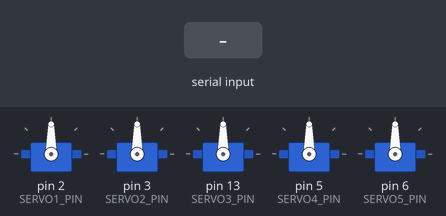
The sketch below on a simulated Arduino Uno, built with avr-gcc and run on an emulated ATmega328P. On the bench: 5 × servo. Inputs (shaded band) come from the test bench.

Above: at 1.2 s.
1.3 s: "1\n" received over Serial
At 2.2 s:
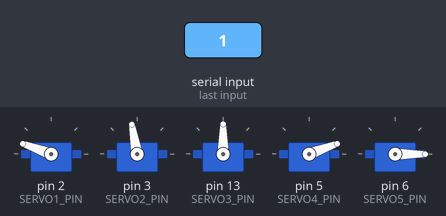
2.8 s: "2\n" received over Serial
At 3.4 s:
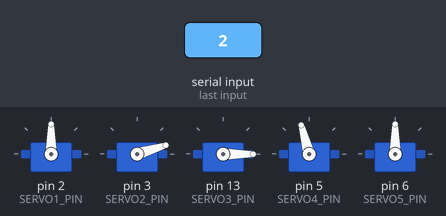
Timing chart, 0 to 5.8 s (numbered marks = the images above; inputs shaded):
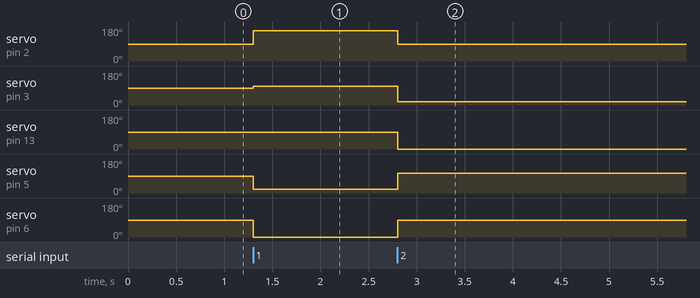

Measured:
- after the input at 1.3 s, servo on pin 2 (SERVO1_PIN): 90° → 160° at once; servo on pin 3 (SERVO2_PIN): 90° → 100° at once; servo on pin 5 (SERVO4_PIN): 90° → 20° at once; servo on pin 6 (SERVO5_PIN): 90° → 0° at once
- after the input at 2.8 s, servo on pin 2 (SERVO1_PIN): 160° → 90° at once; servo on pin 3 (SERVO2_PIN): 100° → 17° at once; servo on pin 13 (SERVO3_PIN): 90° → 0° at once; servo on pin 5 (SERVO4_PIN): 20° → 105° at once; servo on pin 6 (SERVO5_PIN): 0° → 90° at once

The sketch:

ControlAllDOOR1.ino
```cpp
#include <Servo.h>
Servo servo1;
Servo servo2;
Servo servo3;
Servo servo4;
Servo servo5;

const int SERVO1_PIN = 2;
const int SERVO2_PIN = 3;
const int SERVO3_PIN = 13;
const int SERVO4_PIN = 5;
const int SERVO5_PIN = 6;

int state = 0;
int pinnum = 0;

const int servo1close = 90;
const int servo1open = 160;

const int servo2close = 17;
const int servo2open = 100;

/*
const int servo3close = 90;
const int servo3open = 170;
*/
const int servo3close = 0;
const int servo3open = 90;

const int servo4close = 105;
const int servo4open = 20;

const int servo5close = 90;
const int servo5open = 0;

void setup() {
  // put your setup code here, to run once:
  Serial.begin(9600);
  servo1.attach(SERVO1_PIN);
  servo2.attach(SERVO2_PIN);
  servo3.attach(SERVO3_PIN);
  servo4.attach(SERVO4_PIN);
  servo5.attach(SERVO5_PIN);
}

void loop() {
  // put your main code here, to run repeatedly:
  while(Serial.available() == 0){
  }
  pinnum = Serial.parseInt();

  switch(pinnum){
    case 1:
    setServo(servo1, servo1open);
    setServo(servo2, servo2open);
    setServo(servo3, servo3open);
    setServo(servo4, servo4open);
    setServo(servo5, servo5open);
    break;
    case 2:
    setServo(servo1, servo1close);
    setServo(servo2, servo2close);
    setServo(servo3, servo3close);
    setServo(servo4, servo4close);
    setServo(servo5, servo5close);
    break;
  }
}

void setServo(Servo &servo, int angle){
  servo.write(angle);
  state = 0;
}
```
